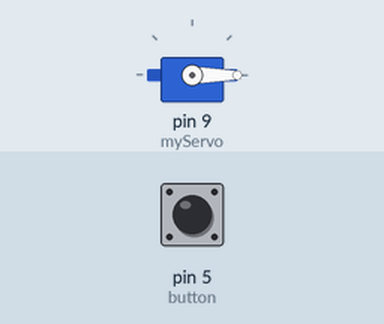
A sketch run on a simulated Arduino Uno, built with avr-gcc and run on an emulated ATmega328P. Parts: servo. Inputs (shaded band) come from the test bench; at power-on: pin 5 (button) LOW.

Above: at 1.2 s.
1.3 s: pin 5 (button) pulled HIGH for 1 s
At 1.56 s:
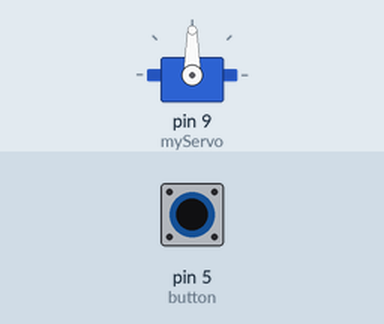
4.3 s: pin 5 (button) pulled HIGH for 3.2 s
At 8.1 s:
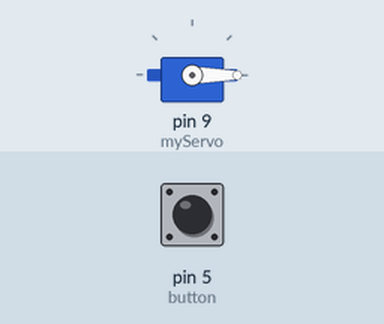
9.0 s: pin 5 (button) pulled HIGH for 0.15 s
At 10.0 s:
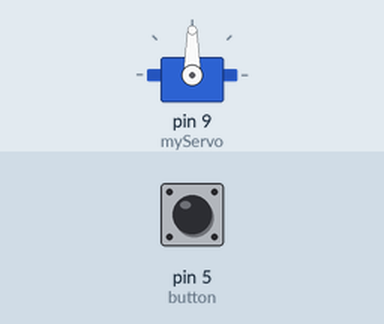
Timing chart, 0 to 12.0 s (numbered marks = the images above; inputs shaded):
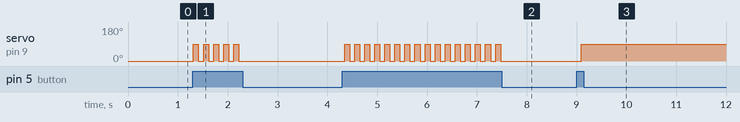

Measured:
- after the input at 1.3 s, servo on pin 9 (myServo): alternates 90° for 0.10 s and 0° for 0.10 s, 10 changes in all, then stays 0°, starting at once
- after the input at 4.3 s, servo on pin 9 (myServo): alternates 90° for 0.10 s and 0° for 0.10 s, 32 changes in all, then stays 0°, starting at once
- after the input at 9.0 s, servo on pin 9 (myServo): 0° → 90° after 0.09 s

The sketch:

servo.ino
```cpp
#include <Servo.h>
Servo myServo;
const int button = 5;
int state = 0;

void setup() {
  myServo.attach(9);
  myServo.write(0);
  pinMode(button, INPUT);
}

void loop() {
  if(digitalRead(button) > 0){
    state = 1 - state;
  }
  if(state == 1) {
     myServo.write(90);
    delay(100);
  }
  else {
    myServo.write(0);
    delay(100);
  }
  delay(1);
}
```
